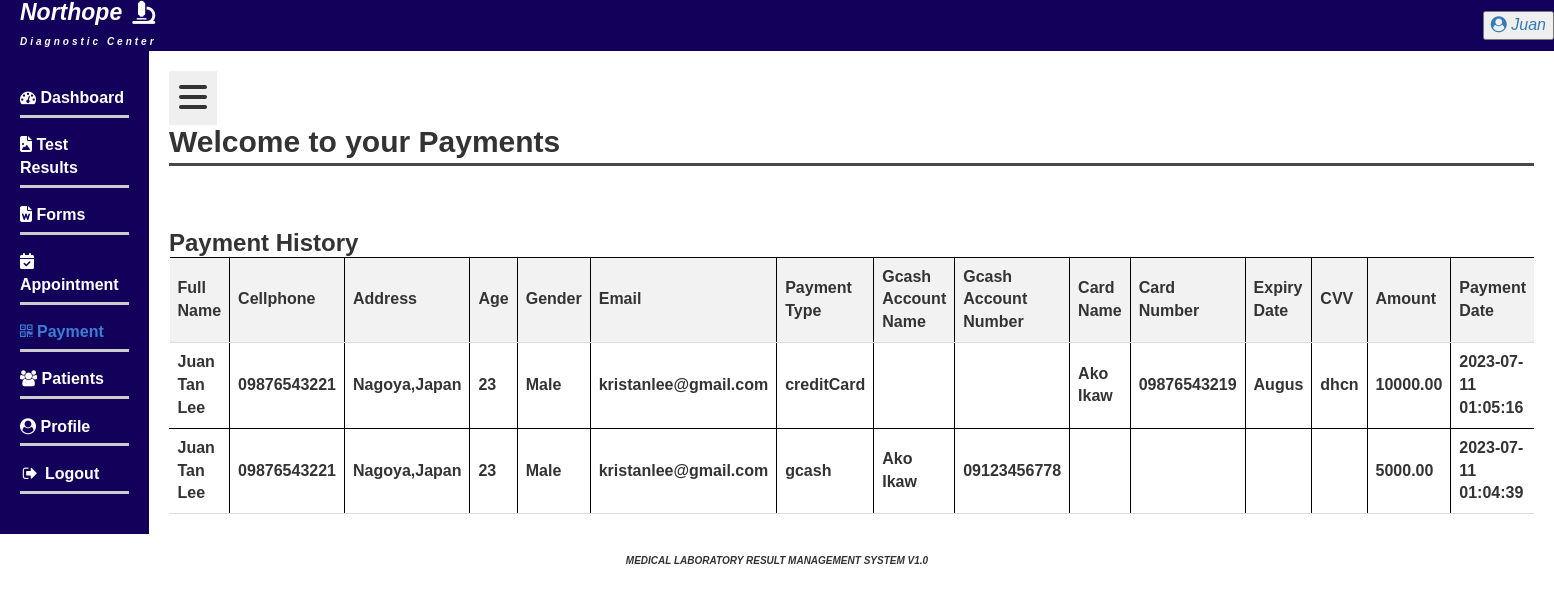
/admin/payment.php (signed in), run on the app's committed database.
### tables this page shows
CREATE TABLE `doctors` (
  `id` int(11) NOT NULL,
  `first_name` varchar(50) NOT NULL,
  `middle_name` varchar(50) DEFAULT NULL,
  `last_name` varchar(50) NOT NULL,
  `cellphone` varchar(15) DEFAULT NULL,
  `address` varchar(255) DEFAULT NULL,
  `age` int(11) DEFAULT NULL,
  `gender` varchar(10) DEFAULT NULL,
  `email` varchar(100) NOT NULL,
  `password` varchar(100) NOT NULL
);

CREATE TABLE `patients` (
  `id` int(11) NOT NULL,
  `first_name` varchar(50) NOT NULL,
  `middle_name` varchar(50) DEFAULT NULL,
  `last_name` varchar(50) NOT NULL,
  `cellphone` varchar(20) NOT NULL,
  `address` varchar(100) NOT NULL,
  `age` int(3) NOT NULL,
  `gender` enum('Male','Female') NOT NULL,
  `email` varchar(100) NOT NULL,
  `password` varchar(100) NOT NULL
);

CREATE TABLE `payments` (
  `id` int(11) NOT NULL,
  `first_name` varchar(50) DEFAULT NULL,
  `middle_name` varchar(50) DEFAULT NULL,
  `last_name` varchar(50) DEFAULT NULL,
  `cellphone` varchar(20) DEFAULT NULL,
  `address` varchar(200) DEFAULT NULL,
  `age` int(11) DEFAULT NULL,
  `gender` varchar(10) DEFAULT NULL,
  `email` varchar(100) DEFAULT NULL,
  `payment_method` varchar(20) DEFAULT NULL,
  `gcash_account_name` varchar(100) DEFAULT NULL,
  `gcash_account_number` varchar(20) DEFAULT NULL,
  `name_on_card` varchar(100) DEFAULT NULL,
  `card_number` varchar(16) DEFAULT NULL,
  `expiry_date` varchar(5) DEFAULT NULL,
  `cvv` varchar(4) DEFAULT NULL,
  `amount` decimal(10,2) DEFAULT NULL,
  `payment_date` timestamp NOT NULL DEFAULT current_timestamp()
);

### admin/payment.php (the view, shortened to what this page needs)
<?php
$servername = "localhost";
$username = "root";
$password = "";
$dbname = "mltar";
$conn = new mysqli($servername, $username, $password, $dbname);
$id = $_SESSION['id'];
$sql = "SELECT * FROM patients WHERE id = '$id'";
$result = $conn->query($sql);
if ($result->num_rows > 0) {
    $row = $result->fetch_assoc();
    $middle_name = $row['middle_name'];
    $last_name = $row['last_name'];
    $email = $row['email'];
} else {
}
$paymentSql = "SELECT * FROM payments WHERE email = '$email'ORDER BY payment_date DESC LIMIT 5";
$paymentResult = $conn->query($paymentSql);
?>
<!DOCTYPE html>
<html lang="en">
    <head>
        <?php include('./include/header.php'); ?>
    </head>
    <body>
        <div class="wrapper">
            <div class="sidebar">
                <ul>
                    <li><a href="dashboard.php"><i class="fa fa-tachometer" aria-hidden="true"></i> Dashboard</a></li>
                    <li><a href="test_results.php"><i class="fas fa-file-image-o"></i> Test Results</a></li>
                    <li><a href="form.php"><i class="fas fa-file-word-o"></i> Forms</a></li>
                    <li><a href="appointment.php"><i class="fas fa-calendar-check"></i> Appointment</a></li>
                    <li><a href="payment.php" class="active"> <i class="fa fa-qrcode"></i>  Payment</a></li>
                    <li><a href="patient.php"><i class="fa fa-users"></i> Patients</a></li>
                    <li><a href="user_profile.php"> <i class="fa fa-user-circle"></i>  Profile</a></li>
                    <li><a href="../user/patient_log.php"><i class="fa fa-sign-out fa-fw"></i> Logout</a></li>
                </ul>
            </div>
  <div class="content">
  <button class="toggle-sidebar-btn"> <i class="fas fa-bars fa-2x"></i></button>
    <h2>Welcome to your Payments </h2>
                <div class="payment-history">
    <h3>Payment History</h3>
    <table>
        <thead>
            <tr>
                <th>Full Name</th>
                <th>Cellphone</th>
                <th>Address</th>
                <th>Age</th>
                <th>Gender</th>
                <th>Email</th>
                <th>Payment Type</th>
                <th>Gcash Account Name</th>
                <th>Gcash Account Number</th>
                <th>Card Name</th>
                <th>Card Number</th>
                <th>Expiry Date</th>
                <th>CVV</th>
                <th>Amount</th>
                <th>Payment Date</th>
            </tr>
        </thead>
        <tbody>
            <?php
            while ($paymentRow = $paymentResult->fetch_assoc()) {
                $full_name = $first_name;
                if (!empty($middle_name)) {
                    $full_name .= ' ' . $middle_name;
                }
                $full_name .= ' ' . $last_name;
                echo "<tr>";
                echo "<td>$full_name</td>";
                echo "<td>{$paymentRow['cellphone']}</td>";
                echo "<td>{$paymentRow['address']}</td>";
                echo "<td>{$paymentRow['age']}</td>";
                echo "<td>{$paymentRow['gender']}</td>";
                echo "<td>{$paymentRow['email']}</td>";
                echo "<td>{$paymentRow['payment_method']}</td>";
                if ($paymentRow['payment_method'] === "gcash") {
                    echo "<td>{$paymentRow['gcash_account_name']}</td>";
                    echo "<td>{$paymentRow['gcash_account_number']}</td>";
                    echo "<td></td>";
                    echo "<td></td>";
                    echo "<td></td>";
                    echo "<td></td>";
                } else if ($paymentRow['payment_method'] === "creditCard") {
                    echo "<td></td>";
                    echo "<td></td>";
                    echo "<td>{$paymentRow['name_on_card']}</td>";
                    echo "<td>{$paymentRow['card_number']}</td>";
                    echo "<td>{$paymentRow['expiry_date']}</td>";
                    echo "<td>{$paymentRow['cvv']}</td>";
                }
                echo "<td>{$paymentRow['amount']}</td>";
                echo "<td>{$paymentRow['payment_date']}</td>";
                echo "</tr>";
            }
            ?>
        </tbody>
    </table>
</div>
</div>
</div>
    <?php include('./include/footer.php');?>
</body>
</html>

### admin/include/header.php (shortened to what this page needs)
<?php
$servername = "localhost";
$username = "root";
$password = "";
$dbname = "mltar";
$conn = new mysqli($servername, $username, $password, $dbname);
if (isset($_SESSION['id'])) {
  $id = $_SESSION['id'];
  $sql = "SELECT first_name FROM doctors WHERE id = $id";
  $result = $conn->query($sql);
  if ($result->num_rows > 0) {
    $row = $result->fetch_assoc();
    $first_name = $row['first_name'];
  } else {
    $first_name = "Admin";
  }
} else {
  $first_name = "Unknown";
}
?>
<!DOCTYPE html>
<html lang="en">
<head>
  <link rel="stylesheet" href="https://cdnjs.cloudflare.com/ajax/libs/font-awesome/5.15.3/css/all.min.css">
  <link rel="stylesheet" href="style.css">
  <link href="css/bootstrap.css" rel="stylesheet" type="text/css" media="all" />
  <link href="css/font-awesome.css" rel="stylesheet">
  <link rel="stylesheet" href="css/chocolat.css" type="text/css" media="screen">
  <link href="css/easy-responsive-tabs.css" rel='stylesheet' type='text/css'/>
  <link rel="stylesheet" href="css/flexslider.css" type="text/css" media="screen" property="" />
  <link rel="stylesheet" href="css/jquery-ui.css" />
  <link href="css/style.css" rel="stylesheet" type="text/css" media="all" />
  <link href="fontawesome/css/fontawesome.css" rel="stylesheet">
  <link href="fontawesome/css/brands.css" rel="stylesheet">
  <link href="fontawesome/css/solid.css" rel="stylesheet">
  <link rel="stylesheet" href="https://cdnjs.cloudflare.com/ajax/libs/font-awesome/4.7.0/css/font-awesome.min.css">
</head>
<body>
  <div class="header" style="font-style: italic;">
    <h1>
      <span class="northope">Northope <i class="fas fa-microscope" style="margin-left: 10px;"></i></span>
      <span class="subheading">Diagnostic Center</span>
    </h1>
    <button onclick="openUserProfile()">
      <a href="user_profile.php" style="text-decoration: none;">
        <i class="fa fa-user-circle"></i>
        <?php echo $first_name; ?>
      </a>
    </button>
  </div>
</body>
</html>

### admin/style.css (style rules this page uses)
body { font-family: Arial, sans-serif; background-color: #f5f5f5; margin: 0; padding: 0; }
.heading, .header { background-color: #13005A; color: #fff; justify-content: space-between; display: flex; align-items: center; font-style: italic; }
.subheading { font-size: 10px; letter-spacing: 3px; }
.northope { display: flex; align-items: center; }
.header h1, .header-content h1 { font-size: 23px; margin: 0 20px; }
.sidebar { background-color: #13005A; width: 200px; padding: 20px; }
.sidebar ul { list-style-type: none; padding: 0px; }
.sidebar li { margin-bottom: 10%; border-bottom: 3px solid #ccc; padding-bottom: 5px; margin-top: 10%; padding-top: 5%; }
.sidebar a { text-decoration: none; color: #fff; font-weight: bold; }
.sidebar a.active { color: #3f7dd5; }
.toggle-sidebar-btn { border: none; color: #333; padding: 10px; }
.wrapper { display: flex; min-height: 100%; position: relative; }
.content { flex-grow: 1; padding: 20px; }
.content h2 { margin-bottom: 3%; border-bottom: 3px solid #4c4747; padding-bottom: 5px; }
table { border-collapse: collapse; width: 100%; }
th, td { border: 1px solid black; padding: 8px; text-align: center; font-weight: bold; }
th:first-child, td:first-child { border-left: none; }
th:last-child, td:last-child { border-right: none; }

### css/chocolat.css (style rules this page uses)
body { margin:0; padding:0; }

### css/easy-responsive-tabs.css (style rules this page uses)
body { margin: 0px; padding: 0px; background: #f5f5f5; font-weight: 500; }

### css/style.css (style rules this page uses)
html, body { margin:0; font-size: 100%; font-family: Verdana, sans-serif; background: #fff; }
body a { text-decoration:none; transition:0.5s all; -webkit-transition:0.5s all; -moz-transition:0.5s all; -o-transition:0.5s all; -ms-transition:0.5s all; }
h1,h2,h3,h4,h5,h6 { margin:0; font-family: 'Verdana', sans-serif; font-weight: 600; }
ul { margin:0; padding:0; }

### admin/payment.php (style rules this page uses)
table { border-collapse: collapse; width: 100%; }
th, td { padding: 8px; text-align: left; border-bottom: 1px solid #ddd; }
th { background-color: #f2f2f2; }

### data on the page
doctors: first_name "Juan", first_name.last_name "Juan Tan Lee"
payments: cellphone "09876543221", address "Nagoya,Japan", age "23", gender "Male", email "kristanlee@gmail.com", payment_method "creditCard", name_on_card "Ako Ikaw", card_number "09876543219", expiry_date "Augus", cvv "dhcn", amount "10000.00", payment_date "2023-07-11 01:05:16"
payments: cellphone "09876543221", address "Nagoya,Japan", age "23", gender "Male", email "kristanlee@gmail.com", payment_method "gcash", gcash_account_name "Ako Ikaw", gcash_account_number "09123456778", amount "5000.00", payment_date "2023-07-11 01:04:39"
